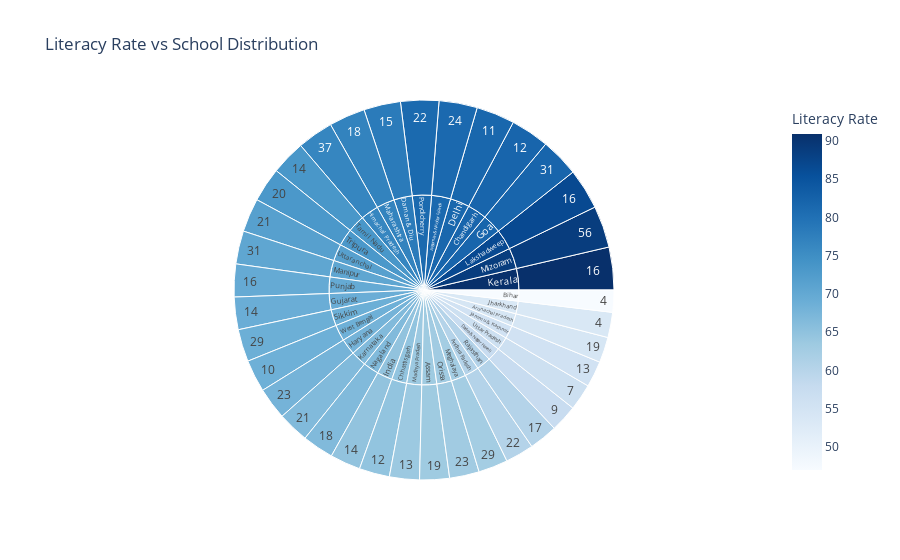

Notebook cell for this chart:
### Code cell
fig = px.sunburst(df, 
                  path=["State", "Sec/Hr.Sec Schools per lakh population"], 
                  values="Literacy Rate",
                  title="Literacy Rate vs School Distribution",
                  color="Literacy Rate",
                  color_continuous_scale="Blues")

fig.show()

### Figure 1 — Plotly figure (JSON) as saved in the notebook; plotly's stock layout.template omitted (floating-point values rounded to 4 significant figures)
{"data": [{"branchvalues": "total", "customdata": [[60.5], [54.3], [63.3], [47.0], [64.7], [82.0], [69.1], [67.9], [76.5], [55.5], [53.6], [66.6], [90.9], [63.7], [76.9], [70.5], [62.6], [88.8], [66.6], [63.1], [69.7], [60.4], [68.8], [73.5], [73.2], [56.3], [71.6], [68.6], [81.3], [81.9], [57.6], [78.2], [81.7], [86.7], [81.2], [64.8], [60.5], [54.3], [63.3], [47.0], [64.7], [82.0], [69.1], [67.9], [76.5], [55.5], [53.6], [66.6], [90.9], [63.7], [76.9], [70.5], [62.6], [88.8], [66.6], [63.1], [69.7], [60.4], [68.8], [73.5], [73.2], [56.3], [71.6], [68.6], [81.3], [81.9], [57.6], [78.2], [81.7], [86.7], [81.2], [64.8]], "domain": {"x": [0, 1], "y": [0, 1]}, "hovertemplate": "labels=%{label}<br>Literacy Rate_sum=%{value}<br>parent=%{parent}<br>id=%{id}<br>Literacy Rate=%{color}<extra></extra>", "ids": ["Andhra Padesh/22", "Arunachal Pradesh/19", "Assam/19", "Bihar/4", "Chhattisgarh/12", "Goa/31", "Gujarat/14", "Haryana/23", "Himachal Pradesh/37", "Jammu & Kashmir/13", "Jharkhand/4", "Karnataka/21", "Kerala/16", "Madhya Pradesh/13", "Maharashtra/18", "Manipur/31", "Meghalaya/29", "Mizoram/56", "Nagaland/18", "Orissa/23", "Punjab/16", "Rajasthan/17", "Sikkim/29", "Tamil Nadu/14", "Tripura/20", "Uttar Pradesh/7", "Uttaranchal/21", "West Bengal/10", "Andaman & Nicobar Islands/24", "Chandigarh/12", "Dadra & Nagar Haveli/9", "Daman & Diu/15", "Delhi/11", "Lakshadweep/16", "Pondicherry/22", "India/14", "Andhra Padesh", "Arunachal Pradesh", "Assam", "Bihar", "Chhattisgarh", "Goa", "Gujarat", "Haryana", "Himachal Pradesh", "Jammu & Kashmir", "Jharkhand", "Karnataka", "Kerala", "Madhya Pradesh", "Maharashtra", "Manipur", "Meghalaya", "Mizoram", "Nagaland", "Orissa", "Punjab", "Rajasthan", "Sikkim", "Tamil Nadu", "Tripura", "Uttar Pradesh", "Uttaranchal", "West Bengal", "Andaman & Nicobar Islands", "Chandigarh", "Dadra & Nagar Haveli", "Daman & Diu", "Delhi", "Lakshadweep", "Pondicherry", "India"], "labels": ["22", "19", "19", "4", "12", "31", "14", "23", "37", "13", "4", "21", "16", "13", "18", "31", "29", "56", "18", "23", "16", "17", "29", "14", "20", "7", "21", "10", "24", "12", "9", "15", "11", "16", "22", "14", "Andhra Padesh", "Arunachal Pradesh", "Assam", "Bihar", "Chhattisgarh", "Goa", "Gujarat", "Haryana", "Himachal Pradesh", "Jammu & Kashmir", "Jharkhand", "Karnataka", "Kerala", "Madhya Pradesh", "Maharashtra", "Manipur", "Meghalaya", "Mizoram", "Nagaland", "Orissa", "Punjab", "Rajasthan", "Sikkim", "Tamil Nadu", "Tripura", "Uttar Pradesh", "Uttaranchal", "West Bengal", "Andaman & Nicobar Islands", "Chandigarh", "Dadra & Nagar Haveli", "Daman & Diu", "Delhi", "Lakshadweep", "Pondicherry", "India"], "marker": {"coloraxis": "coloraxis", "colors": [60.5, 54.3, 63.3, 47.0, 64.7, 82.0, 69.1, 67.9, 76.5, 55.5, 53.6, 66.6, 90.9, 63.7, 76.9, 70.5, 62.6, 88.8, 66.6, 63.1, 69.7, 60.4, 68.8, 73.5, 73.2, 56.3, 71.6, 68.6, 81.3, 81.9, 57.6, 78.2, 81.7, 86.7, 81.2, 64.8, 60.5, 54.3, 63.3, 47.0, 64.7, 82.0, 69.1, 67.9, 76.5, 55.5, 53.6, 66.6, 90.9, 63.7, 76.9, 70.5, 62.6, 88.8, 66.6, 63.1, 69.7, 60.4, 68.8, 73.5, 73.2, 56.3, 71.6, 68.6, 81.3, 81.9, 57.6, 78.2, 81.7, 86.7, 81.2, 64.8]}, "name": "", "parents": ["Andhra Padesh", "Arunachal Pradesh", "Assam", "Bihar", "Chhattisgarh", "Goa", "Gujarat", "Haryana", "Himachal Pradesh", "Jammu & Kashmir", "Jharkhand", "Karnataka", "Kerala", "Madhya Pradesh", "Maharashtra", "Manipur", "Meghalaya", "Mizoram", "Nagaland", "Orissa", "Punjab", "Rajasthan", "Sikkim", "Tamil Nadu", "Tripura", "Uttar Pradesh", "Uttaranchal", "West Bengal", "Andaman & Nicobar Islands", "Chandigarh", "Dadra & Nagar Haveli", "Daman & Diu", "Delhi", "Lakshadweep", "Pondicherry", "India", "", "", "", "", "", "", "", "", "", "", "", "", "", "", "", "", "", "", "", "", "", "", "", "", "", "", "", "", "", "", "", "", "", "", "", ""], "type": "sunburst", "values": [60.5, 54.3, 63.3, 47.0, 64.7, 82.0, 69.1, 67.9, 76.5, 55.5, 53.6, 66.6, 90.9, 63.7, 76.9, 70.5, 62.6, 88.8, 66.6, 63.1, 69.7, 60.4, 68.8, 73.5, 73.2, 56.3, 71.6, 68.6, 81.3, 81.9, 57.6, 78.2, 81.7, 86.7, 81.2, 64.8, 60.5, 54.3, 63.3, 47.0, 64.7, 82.0, 69.1, 67.9, 76.5, 55.5, 53.6, 66.6, 90.9, 63.7, 76.9, 70.5, 62.6, 88.8, 66.6, 63.1, 69.7, 60.4, 68.8, 73.5, 73.2, 56.3, 71.6, 68.6, 81.3, 81.9, 57.6, 78.2, 81.7, 86.7, 81.2, 64.8]}], "layout": {"coloraxis": {"colorbar": {"title": {"text": "Literacy Rate"}}, "colorscale": [[0, "rgb(247,251,255)"], [0.125, "rgb(222,235,247)"], [0.25, "rgb(198,219,239)"], [0.375, "rgb(158,202,225)"], [0.5, "rgb(107,174,214)"], [0.625, "rgb(66,146,198)"], [0.75, "rgb(33,113,181)"], [0.875, "rgb(8,81,156)"], [1, "rgb(8,48,107)"]]}, "legend": {"tracegroupgap": 0}, "title": {"text": "Literacy Rate vs School Distribution"}}}
